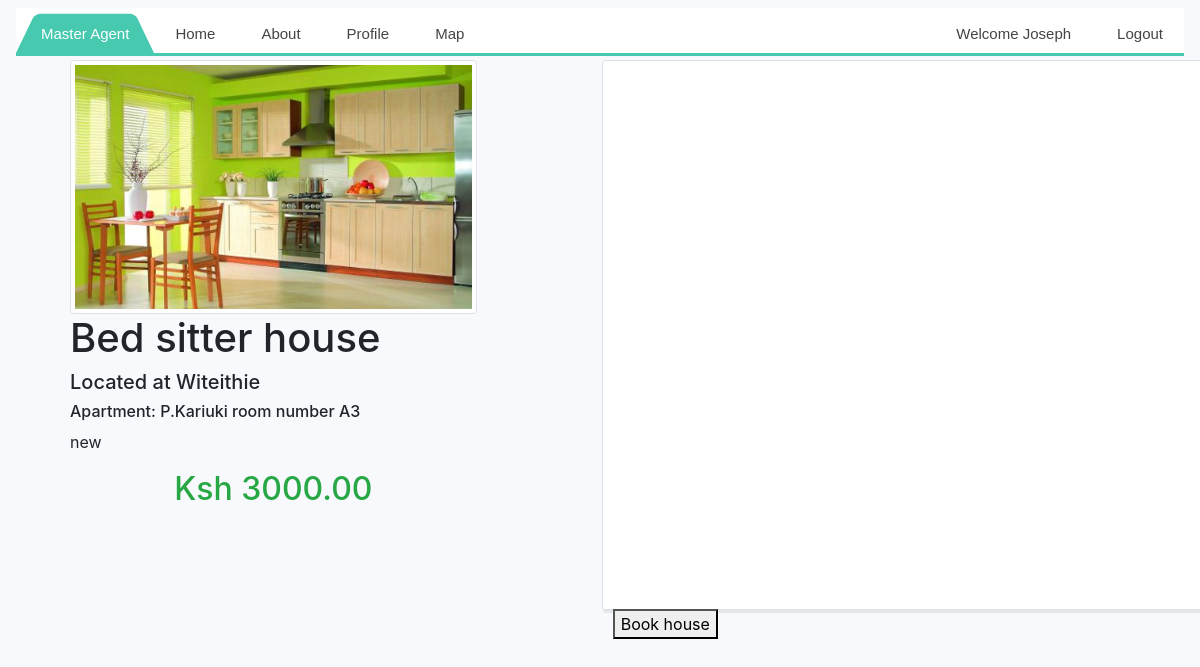
The app's page /details?house_id=1 (signed in) with its own data.
### agent/models.py (models this page shows, shortened)
class users(db.Model, UserMixin):
    __tablename__ = "users"
    id = db.Column(db.Integer, primary_key = True)
    firstName = db.Column(db.String(20), nullable = False)
    lastName = db.Column(db.String(20), nullable = False)
    email = db.Column(db.String(50), unique = True, nullable = False)
    phoneNumber = db.Column(db.String(15), unique = True, nullable = False)
    image_file = db.Column(db.String(20), nullable = False, default = 'default.jpg')
    password = db.Column(db.String(60), nullable = False)
    is_staff = db.Column(db.Boolean, default = False)
    profile = db.relationship('Profile',backref='users', lazy=True)

class Images(db.Model):
    __tablename__ = "images"
    id = db.Column(db.Integer, primary_key = True)
    image = db.Column(db.String, nullable = False, default = 'default.jpg')
    uploader_id = db.Column(db.Integer, db.ForeignKey('uploader.id'), nullable = False)

class Uploader(db.Model):
    __tablename__ = "uploader"
    id = db.Column(db.Integer, primary_key = True)
    category = db.Column(db.String(20), nullable = False)
    plotname = db.Column(db.String(20), nullable = False)
    estate = db.Column(db.String(20), nullable = False)
    roomNumber = db.Column(db.String(10), nullable = False)
    price = db.Column(db.DECIMAL(5,2), nullable = False)
    description = db.Column(db.String(300), nullable = False)
    is_booked = db.Column(db.Boolean, default = False)
    images = db.relationship('Images',backref='uploader', lazy=True)

### agent/routes.py (the view)
@app.route('/details', methods = ['GET'])
@login_required
def houseDetails():
    house_id = request.args.get('house_id',None)
    detail = Uploader.query.filter_by(id = house_id)
    google_key = os.environ.get('key')#google api key
    return render_template('details.html', google_key = google_key, detail = detail)

### agent/models.py (called while the page is built)
@login_manager.user_loader
def load_user(user_id):
    return users.query.get(int(user_id))

### agent/templates/details.html (shortened to what this page needs)
{% extends 'layout.html' %}
{% block content%}
    <div class="container">
        <div class="row">
         {% for data in detail %}
            <div class="col-md-7">
                    <div class="col-md-12">
                        {% for img in data.images%}
                        <img class="img-thumbnail img-fluid center-block" src="{{url_for('static',filename = 'photos/'+img.image)}}">
                        {% endfor %}
                    </div>
                    <div class="col">
                        <h1>{{data.category}} house</h1>
                        <h5>Located at {{data.estate}}</h5>
                        <h6>Apartment: {{data.plotname}} room number {{data.roomNumber}}</h6>
                        <p> {{data.description}} </p>
                        <h2 class="text-center text-success"> Ksh {{data.price}} </h2>
                    </div>
            </div>
            <div class="col-md-5" style="height:400px;">
              <div class="location-view">
                <div onload="initMap()" id="map" class="map">
            </div>
                <a href="{{url_for('add_profile', house_id = data.id)}}"><button class="book">Book house</button></a>
                </div>
            </div>
        {% endfor %}
        </div>
    </div>
{% endblock %}

### agent/templates/includes/_navbar.html (shortened to what this page needs)
<nav class="navbar fixed-top">
<div class="collapse navbar-collapse" id='cssmenu'>
<ul>
   <li class='al active'><a href='{{url_for("home")}}'>Master Agent </a></li>
   <li class="al"><a href='{{url_for("home")}}'>Home</a></li>
   <li class="al"><a href="{{url_for('about')}}">About</a></li>
   <li class="al"><a href="{{url_for('profile')}}">Profile</a></li>
   <li class="al"><a href="#">Map</a></li>
        {% if current_user.is_authenticated %}
        <li class="right">
            <a class="nav-link" href="{{url_for('logout')}}">Logout</a>
        </li>
        <li class="right nav-item">
            <a href="{{url_for('profile')}}">Welcome {{current_user.firstName}}</a>
        </li>
        {% endif %}
</ul>
</div>
</nav>

### agent/static/css/style.css (style rules this page uses)
.navbar { margin-top: 0%; margin-bottom: 10px; }
.container { padding-left: 10px; }
.row { width: 800px; margin-left: 0%; }
.col-md-7 { margin-left: 0%; }
body { background-color: #f7f9fc; }
.location-view { height: 550px; width: auto; padding: 10px 10px 10px 10px; margin-right: 10px; margin-left: 80px; margin-bottom: 10px; float: left; border: 1px; background-color:#fff; border:1px solid #dbe3e7; border-radius:3px; box-shadow:1px 3px 1px rgba(0,0,0,.08); }
.map { height: 500px; width: 600px; padding: 10px 10px 10px 10px; margin-bottom: 10px; border: 1px; }
#map { height: 100%; }
div.col-md-7 { width: 200px; }
#cssmenu, #cssmenu ul, #cssmenu ul li, #cssmenu ul li a { margin: 0; padding: 0; border: 0; list-style: none; line-height: 1; display: block; position: relative; -webkit-box-sizing: border-box; -moz-box-sizing: border-box; box-sizing: border-box; }
#cssmenu:after, #cssmenu > ul:after { content: "."; display: block; clear: both; visibility: hidden; line-height: 0; height: 0; }
#cssmenu { width: auto; border-bottom: 3px solid #47c9af; font-family: Raleway, sans-serif; line-height: 1; }
#cssmenu ul { background: #ffffff; }
#cssmenu > ul > li.al { float: left; }
#cssmenu > ul > li.right { float: right; }
#cssmenu > ul > li > a { z-index: 2; padding: 18px 25px 12px 25px; font-size: 15px; font-weight: 400; text-decoration: none; color: #444444; -webkit-transition: all .2s ease; -moz-transition: all .2s ease; -ms-transition: all .2s ease; -o-transition: all .2s ease; transition: all .2s ease; margin-right: -4px; }
#cssmenu > ul > li.active > a, #cssmenu > ul > li:hover > a, #cssmenu > ul > li > a:hover { color: #ffffff; }
#cssmenu > ul > li > a:after { position: absolute; left: 0; bottom: 0; right: 0; z-index: -1; width: 100%; height: 120%; border-top-left-radius: 8px; border-top-right-radius: 8px; content: ""; -webkit-transition: all .2s ease; -o-transition: all .2s ease; transition: all .2s ease; -webkit-transform: perspective(5px) rotateX(2deg); -webkit-transform-origin: bottom; -moz-transform: perspective(5px) rotateX(2deg); -moz-transform-origin: bottom; transform: perspective(5px) rotateX(2deg); transform-origin: bottom; }
#cssmenu > ul > li.active > a:after, #cssmenu > ul > li:hover > a:after, #cssmenu > ul > li > a:hover:after { background: #47c9af; }

### records on screen
users: firstName "Joseph"
Uploader: category "Bed sitter", estate "Witeithie", plotname "P.Kariuki", roomNumber "A3", description "new", price "3000.00"
Images: image (picture)
